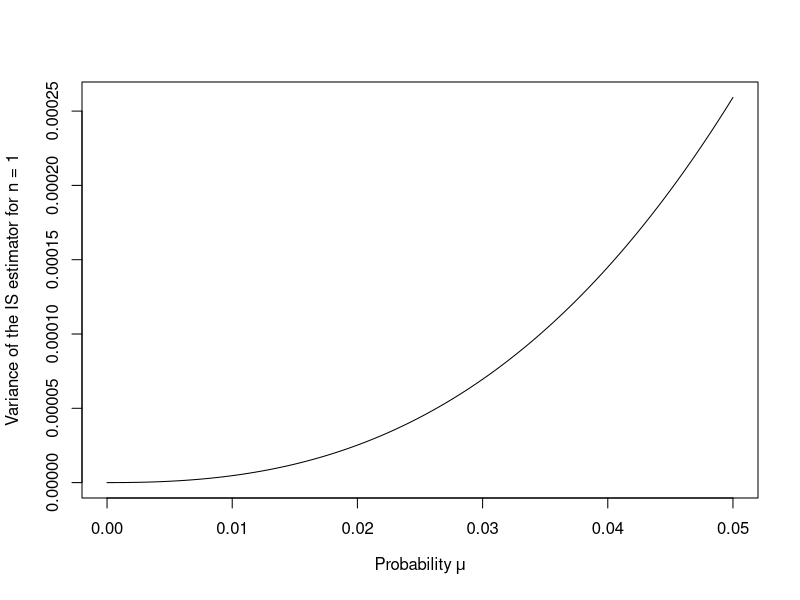
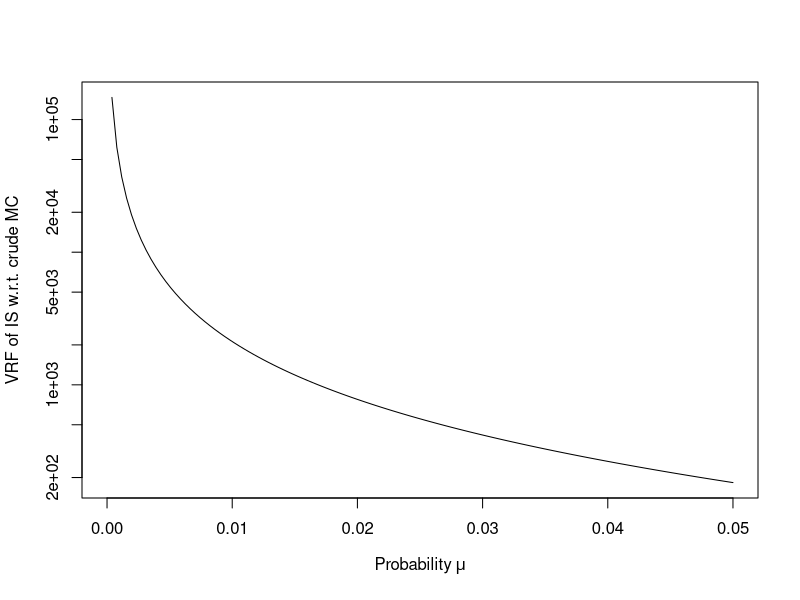
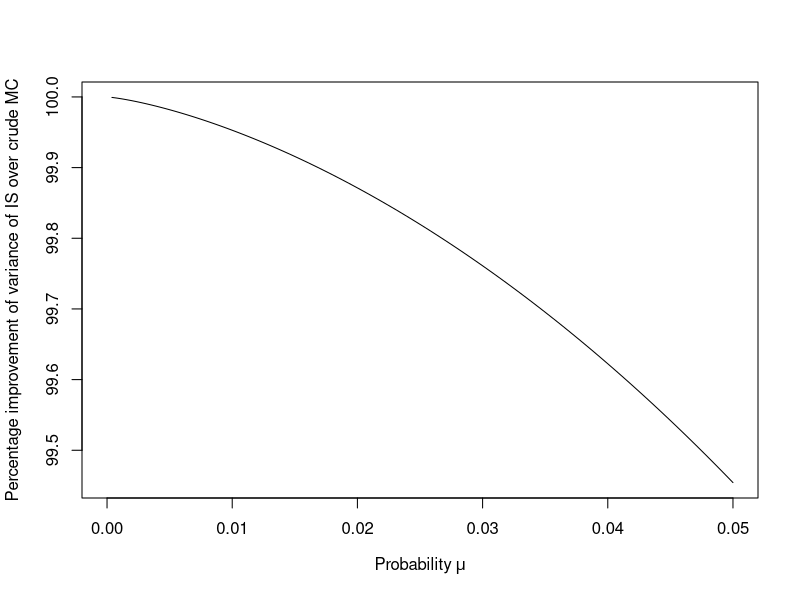

Write the R code that produced these figures, in order.
## By Marius Hofert

## Investigating the VRF when estimating mu = P(X > q) for X ~ N(0,1) via IS
## with Exp(q) IS density


## Var, VRF and % improvement as a function of mu
VRF <- function(mu)
{
    ## Numerator of the VRF
    Var.MC <- mu * (1-mu)

    ## Denominator of the VRF (= Var of the IS estimator with Exp(q) IS density for n = 1),
    ## where we express q in terms of mu, too.
    q <- qnorm(1-mu) # since mu = P(X > q) = 1-pnorm(q), we have q = qnorm(1-mu)
    Var.IS <- (exp(-(3/4)*(q^2)) / (2*sqrt(pi)*q)) * pnorm(q/sqrt(2), lower.tail = FALSE) - mu^2

    ## Return variances, VRF and % improvement of the IS over the Var estimator
    c(Var.MC = Var.MC, # variance of the crude MC estimator
      Var.IS = Var.IS, # variance of the importance sampling estimator
      VRF = Var.MC/Var.IS, # variance reduction factor
      Percent = (Var.MC-Var.IS)/Var.MC * 100) # percentage variance improvement
}

## For a fixed mu
mu <- 0.001
VRF(mu) # => VRF ~= 45248, improvment ~= 99.9978%

## Var(IS) as a function of mu
mu <- seq(0, 0.05, length.out = 129)
res <- sapply(mu, VRF) # (4, 129)-matrix
plot(mu, res["Var.IS",],  type = "l", xlab = expression("Probability"~mu),
     ylab = "Variance of the IS estimator for n = 1")
## => The smaller mu, the smaller even the variance of the IS estimators (good)

## VRF
plot(mu, res["VRF",], type = "l", log = "y",
     xlab = expression("Probability"~mu), ylab = "VRF of IS w.r.t. crude MC")
## => Decreasing (good; the smaller mu, the larger the VRF)

## % improvement as a function of mu
plot(mu, res["Percent",], type = "l", xlab = expression("Probability"~mu),
     ylab = "Percentage improvement of variance of IS over crude MC")
## => Large variance reduction overall by using IS, but even more so for small mu.
##    Note that this quantity is independent of 'n'.

## Var(IS) is so small that a single draw from Exp(q) already leads to a good estimate
mu <- 0.001 # consider this true mu as an example
q <- qnorm(1-mu) # corresponding q
set.seed(271) # for reproducibility
Y <- rexp(1, rate = q) # single draw from the IS density
mu.hat.IS <- (exp(-(q^2)/2) / (sqrt(2*pi)*q)) * mean(exp(-(Y^2)/2)) # IS estimate
abs(mu.hat.IS - mu) # absolute error (~ 6e-05)
abs((mu.hat.IS - mu)/mu) # relative error (~ 6%)
